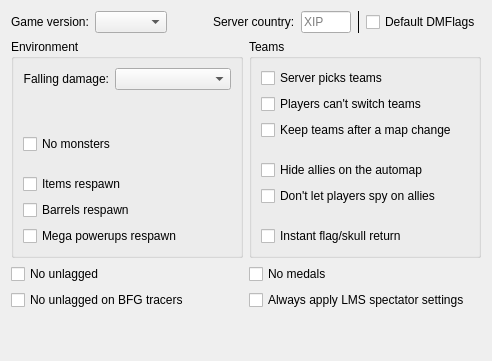
     <widget class="QWidget" name="tabGeneral">
      <attribute name="title">
       <string>General</string>
      </attribute>
      <layout class="QVBoxLayout" name="verticalLayout_6">
       <item>
        <widget class="QWidget" name="widget_8" native="true">
         <layout class="QHBoxLayout" name="horizontalLayout_7">
          <property name="leftMargin">
           <number>0</number>
          </property>
          <property name="topMargin">
           <number>0</number>
          </property>
          <property name="rightMargin">
           <number>0</number>
          </property>
          <property name="bottomMargin">
           <number>0</number>
          </property>
          <item>
           <widget class="QLabel" name="label_15">
            <property name="text">
             <string>Game version:</string>
            </property>
           </widget>
          </item>
          <item>
           <widget class="QComboBox" name="cboGameVersion"/>
          </item>
          <item>
           <spacer name="horizontalSpacer">
            <property name="orientation">
             <enum>Qt::Horizontal</enum>
            </property>
            <property name="sizeHint" stdset="0">
             <size>
              <width>40</width>
              <height>20</height>
             </size>
            </property>
           </spacer>
          </item>
          <item>
           <widget class="QWidget" name="serverCountryPanel" native="true">
            <layout class="QHBoxLayout" name="horizontalLayout_9">
             <property name="leftMargin">
              <number>0</number>
             </property>
             <property name="topMargin">
              <number>0</number>
             </property>
             <property name="rightMargin">
              <number>0</number>
             </property>
             <property name="bottomMargin">
              <number>0</number>
             </property>
             <item>
              <widget class="QLabel" name="label_18">
               <property name="text">
                <string>Server country:</string>
               </property>
              </widget>
             </item>
             <item>
              <widget class="QLineEdit" name="leServerCountry">
               <property name="sizePolicy">
                <sizepolicy hsizetype="Minimum" vsizetype="Fixed">
                 <horstretch>0</horstretch>
                 <verstretch>0</verstretch>
                </sizepolicy>
               </property>
               <property name="maximumSize">
                <size>
                 <width>50</width>
                 <height>16777215</height>
                </size>
               </property>
               <property name="toolTip">
                <string>&lt;html&gt;&lt;head/&gt;&lt;body&gt;&lt;p&gt;Zandronum 3.1 introduces the ability to server hosts to specify the country their server is located in via a new CVAR, &lt;span style=&quot; font-family:'monospace';&quot;&gt;sv_country&lt;/span&gt;. This was introduced to allow hosts to combat the inaccuracies of IP geolocation that launchers rely on. This value is specified to launchers via the new &lt;span style=&quot; font-family:'monospace';&quot;&gt;SQF2_COUNTRY&lt;/span&gt; field, which can have the following values: &lt;/p&gt;&lt;ul style=&quot;margin-top: 0px; margin-bottom: 0px; margin-left: 0px; margin-right: 0px; -qt-list-indent: 1;&quot;&gt;&lt;li style=&quot; margin-top:12px; margin-bottom:0px; margin-left:0px; margin-right:0px; -qt-block-indent:0; text-indent:0px;&quot;&gt;&lt;span style=&quot; font-weight:600;&quot;&gt;an ISO 3166-1 alpha-3 country code.&lt;/span&gt; Note that Zandronum doesn't validate whether the country code supplied in &lt;span style=&quot; font-family:'monospace';&quot;&gt;sv_country&lt;/span&gt; is a registered country code. If the launcher does not recognise the given code, then it should display the server's country as unknown.&lt;/li&gt;&lt;li style=&quot; margin-top:0px; margin-bottom:0px; margin-left:0px; margin-right:0px; -qt-block-indent:0; text-indent:0px;&quot;&gt;&lt;span style=&quot; font-weight:600;&quot;&gt;the value &lt;/span&gt;&lt;span style=&quot; font-family:'monospace'; font-weight:600;&quot;&gt;XIP&lt;/span&gt;, which suggests to the launcher that it should attempt IP geolocation to determine the server's country. The default value of &lt;span style=&quot; font-family:'monospace';&quot;&gt;sv_country&lt;/span&gt; will cause it to return this by default, to preserve existing behaviour and make it easier for casual hosts. If geolocation is unsupported, disabled, or fails, then the server's country should be displayed as unknown.&lt;/li&gt;&lt;li style=&quot; margin-top:0px; margin-bottom:12px; margin-left:0px; margin-right:0px; -qt-block-indent:0; text-indent:0px;&quot;&gt;&lt;span style=&quot; font-weight:600;&quot;&gt;the value &lt;/span&gt;&lt;span style=&quot; font-family:'monospace'; font-weight:600;&quot;&gt;XUN&lt;/span&gt;, in which case the launcher should display the server's country as unknown.&lt;/li&gt;&lt;/ul&gt;&lt;/body&gt;&lt;/html&gt;</string>
               </property>
               <property name="placeholderText">
                <string>XIP</string>
               </property>
              </widget>
             </item>
            </layout>
           </widget>
          </item>
          <item>
           <widget class="Line" name="line">
            <property name="frameShadow">
             <enum>QFrame::Plain</enum>
            </property>
            <property name="orientation">
             <enum>Qt::Vertical</enum>
            </property>
           </widget>
          </item>
          <item>
           <widget class="QCheckBox" name="cbDefaultDmflags">
            <property name="toolTip">
             <string>&lt;!DOCTYPE HTML PUBLIC &quot;-//W3C//DTD HTML 4.0//EN&quot; &quot;http://www.w3.org/TR/REC-html40/strict.dtd&quot;&gt;
&lt;html&gt;&lt;head&gt;&lt;meta name=&quot;qrichtext&quot; content=&quot;1&quot; /&gt;&lt;style type=&quot;text/css&quot;&gt;
p, li { white-space: pre-wrap; }
&lt;/style&gt;&lt;/head&gt;&lt;body style=&quot; font-family:'MS Shell Dlg 2'; font-size:8.25pt; font-weight:400; font-style:normal;&quot;&gt;
&lt;p style=&quot; margin-top:0px; margin-bottom:0px; margin-left:0px; margin-right:0px; -qt-block-indent:0; text-indent:0px;&quot;&gt;&lt;span style=&quot; font-size:8pt;&quot;&gt;If this is checked then Zandronum may override some of the settings selected here.&lt;/span&gt;&lt;/p&gt;
&lt;p style=&quot; margin-top:0px; margin-bottom:0px; margin-left:0px; margin-right:0px; -qt-block-indent:0; text-indent:0px;&quot;&gt;&lt;span style=&quot; font-size:8pt;&quot;&gt;(+sv_defaultdmflags)&lt;/span&gt;&lt;/p&gt;&lt;/body&gt;&lt;/html&gt;</string>
            </property>
            <property name="text">
             <string>Default DMFlags</string>
            </property>
           </widget>
          </item>
         </layout>
        </widget>
       </item>
       <item>
        <layout class="QHBoxLayout" name="horizontalLayout">
         <item>
          <widget class="QGroupBox" name="groupBox">
           <property name="title">
            <string>Environment</string>
           </property>
           <layout class="QVBoxLayout" name="verticalLayout_2">
            <item>
             <layout class="QFormLayout" name="formLayout">
              <property name="labelAlignment">
               <set>Qt::AlignRight|Qt::AlignTrailing|Qt::AlignVCenter</set>
              </property>
              <item row="0" column="0">
               <widget class="QLabel" name="label_6">
                <property name="text">
                 <string>Falling damage:</string>
                </property>
                <property name="alignment">
                 <set>Qt::AlignRight|Qt::AlignTrailing|Qt::AlignVCenter</set>
                </property>
               </widget>
              </item>
              <item row="0" column="1">
               <widget class="QComboBox" name="cboFallingDamage"/>
              </item>
             </layout>
            </item>
            <item>
             <widget class="QWidget" name="widget" native="true">
              <property name="minimumSize">
               <size>
                <width>0</width>
                <height>8</height>
               </size>
              </property>
              <property name="maximumSize">
               <size>
                <width>16777215</width>
                <height>8</height>
               </size>
              </property>
             </widget>
            </item>
            <item>
             <widget class="QCheckBox" name="cbNoMonsters">
              <property name="text">
               <string>No monsters</string>
              </property>
             </widget>
            </item>
            <item>
             <widget class="QWidget" name="widget_2" native="true">
              <property name="minimumSize">
               <size>
                <width>0</width>
                <height>8</height>
               </size>
              </property>
              <property name="maximumSize">
               <size>
                <width>16777215</width>
                <height>8</height>
               </size>
              </property>
             </widget>
            </item>
            <item>
             <widget class="QCheckBox" name="cbItemsRespawn">
              <property name="text">
               <string>Items respawn</string>
              </property>
             </widget>
            </item>
            <item>
             <widget class="QCheckBox" name="cbBarrelsRespawn">
              <property name="text">
               <string>Barrels respawn</string>
              </property>
             </widget>
            </item>
            <item>
             <widget class="QCheckBox" name="cbMegaPowerupsRespawn">
              <property name="toolTip">
               <string>Respawn invulnerability and invisibility spheres.</string>
              </property>
              <property name="text">
               <string>Mega powerups respawn</string>
              </property>
             </widget>
            </item>
           </layout>
          </widget>
         </item>
         <item>
          <widget class="QGroupBox" name="groupBox_2">
           <property name="title">
            <string>Teams</string>
           </property>
           <layout class="QVBoxLayout" name="verticalLayout_3">
            <item>
             <widget class="QCheckBox" name="cbServerPicksTeams">
              <property name="text">
               <string>Server picks teams</string>
              </property>
             </widget>
            </item>
            <item>
             <widget class="QCheckBox" name="cbPlayersCantSwitchTeams">
              <property name="text">
               <string>Players can't switch teams</string>
              </property>
             </widget>
            </item>
            <item>
             <widget class="QCheckBox" name="cbKeepTeamsAfterAMapChange">
              <property name="text">
               <string>Keep teams after a map change</string>
              </property>
             </widget>
            </item>
            <item>
             <widget class="QWidget" name="widget_3" native="true">
              <property name="minimumSize">
               <size>
                <width>0</width>
                <height>8</height>
               </size>
              </property>
              <property name="maximumSize">
               <size>
                <width>16777215</width>
                <height>8</height>
               </size>
              </property>
             </widget>
            </item>
            <item>
             <widget class="QCheckBox" name="cbHideAlliesOnTheAutomap">
              <property name="text">
               <string>Hide allies on the automap</string>
              </property>
             </widget>
            </item>
            <item>
             <widget class="QCheckBox" name="cbDontLetPlayersSpyOnAllies">
              <property name="text">
               <string>Don't let players spy on allies</string>
              </property>
             </widget>
            </item>
            <item>
             <widget class="QWidget" name="widget_4" native="true">
              <property name="minimumSize">
               <size>
                <width>0</width>
                <height>8</height>
               </size>
              </property>
              <property name="maximumSize">
               <size>
                <width>16777215</width>
                <height>8</height>
               </size>
              </property>
             </widget>
            </item>
            <item>
             <widget class="QCheckBox" name="cbInstantFlagSkullReturn">
              <property name="text">
               <string>Instant flag/skull return</string>
              </property>
             </widget>
            </item>
           </layout>
          </widget>
         </item>
        </layout>
       </item>
       <item>
        <layout class="QGridLayout" name="gridLayout_6">
         <item row="0" column="1">
          <widget class="QCheckBox" name="cbNoMedals">
           <property name="toolTip">
            <string>Enforces clients not to show medals, i.e. behave as if cl_medals == 0.</string>
           </property>
           <property name="text">
            <string>No medals</string>
           </property>
          </widget>
         </item>
         <item row="0" column="0">
          <widget class="QCheckBox" name="cbNoUnlagged">
           <property name="toolTip">
            <string>Don't use ping-based backwards reconciliation for player-fired hitscans and rails.</string>
           </property>
           <property name="text">
            <string>No unlagged</string>
           </property>
          </widget>
         </item>
         <item row="1" column="1">
          <widget class="QCheckBox" name="cbAlwaysApplyLMSSpectatorSettings">
           <property name="toolTip">
            <string>Apply lmsspectatorsettings in all game modes.</string>
           </property>
           <property name="text">
            <string>Always apply LMS spectator settings</string>
           </property>
          </widget>
         </item>
         <item row="1" column="0">
          <widget class="QCheckBox" name="cbNoUnlaggedBfgTracers">
           <property name="toolTip">
            <string>&lt;html&gt;&lt;head/&gt;&lt;body&gt;&lt;p&gt;Don't use backwards reconcilation for the hitscan tracers fired from the BFG9000.&lt;/p&gt;&lt;/body&gt;&lt;/html&gt;</string>
           </property>
           <property name="text">
            <string>No unlagged on BFG tracers</string>
           </property>
          </widget>
         </item>
        </layout>
       </item>
       <item>
        <spacer name="verticalSpacer">
         <property name="orientation">
          <enum>Qt::Vertical</enum>
         </property>
         <property name="sizeHint" stdset="0">
          <size>
           <width>20</width>
           <height>40</height>
          </size>
         </property>
        </spacer>
       </item>
      </layout>
     </widget>
